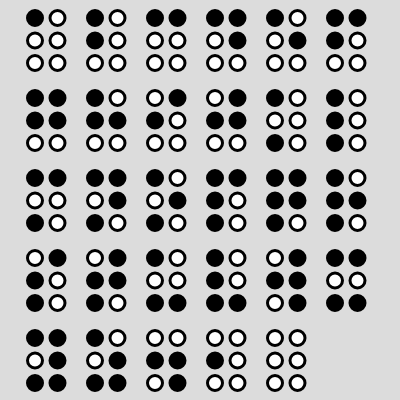
Frame 1 (no input)
Frame 60 (no input): identical to frame 1, image omitted
Frame 120 (the mouse pressed at the canvas centre since frame 60): identical to frame 1, image omitted

The p5.js sketch that drew this single still picture (run headless with seeded random() and noise() and a simulated clock; from frame 60 on, the mouse is pressed at the canvas centre):

// p5.js sketch
// ── sketch.js
// My convention for encoding:
// O - 0   O - 3
// O - 1   O - 4
// O - 2   O - 5

let alphabet = {'a' : 0x1, 'b' : 0x3, 'c' : 0x9, 'd' : 0x19, 'e' : 0x11, 'f' : 0xb, 
                'g' : 0x1b, 'h' : 0x13, 'i' : 0xa, 'j' : 0x1a, 'k' : 0x5, 'l' : 0x7,
                'm' : 0xd, 'n' : 0x1d, 'o' : 0x15, 'p' : 0xf, 'q' : 0x1f, 'r' : 0x17,
                's' : 0xe, 't' : 0x1e, 'u' : 0x25, 'v' : 0x27, 'w' : 0x3a, 'x' : 0x2d,
                'y' : 0x3d, 'z' : 0x35, '.' : 0x32, ',' : 0x2, ' ' : 0x0}

let text

function setup() {
  createCanvas(400, 400);
  text = 'abcdefghijklmnopqrstuvwxyz., '
  smooth()
}

function draw() {
  background(220);
  let xSpacing = 60
  let ySpacing = 80
  let xpos = 35
  let ypos = -62
  for (let i = 0; i < text.length; i++) {
    if (i % 6 == 0) {
      xpos = 35
      ypos += ySpacing
     }
      drawCharacters(alphabet[text[i]], xpos, ypos)
      xpos += xSpacing
  }

}

function dec2bin(dec) {
  return (dec >>> 0).toString(2);
}

function drawCharacters(char, xpos, ypos){
  let binary
  let circleRadius = 15
  stroke(0)
  strokeWeight(3)
  let xSpacing = 1.5 * circleRadius
  let ySpacing = 1.5 * circleRadius
  
  if (char != undefined) {
    binary = dec2bin(char)
    while(binary.length != 6) {
      binary = '0' + binary
    }

    // Reverse binary string so indexing starts from lsb
    binary = binary.split('').reverse().join('')
    // console.log(binary)
    for (let i = 0; i < binary.length; i++) {
      switch(i) {
        case 0:
          if (binary[i] == '1') {
            fill(0)
            circle(xpos, ypos, circleRadius)
          }
          else {
            fill(255)
            circle(xpos, ypos, circleRadius)
          }
          break
        case 1:
          if (binary[i] == '1') {
            fill(0)
            circle(xpos, ypos + ySpacing, circleRadius)
          }
          else {
            fill(255)
            circle(xpos, ypos + ySpacing, circleRadius)
          }        
          break
        case 2:
          if (binary[i] == '1') {
            fill(0)
            circle(xpos, ypos + ySpacing * 2, circleRadius)
          }
          else {
            fill(255)
            circle(xpos, ypos + ySpacing * 2, circleRadius)
          }
          break
        case 3:
          if (binary[i] == '1') {
            fill(0)
            circle(xpos + xSpacing, ypos, circleRadius)
          }
          else {
            fill(255)
            circle(xpos + xSpacing, ypos, circleRadius)
          }
          break
        case 4:
          if (binary[i] == '1') {
            fill(0)
            circle(xpos + xSpacing, ypos + ySpacing, circleRadius)
          }
          else {
            fill(255)
            circle(xpos + xSpacing, ypos + ySpacing, circleRadius)
          }
          break
        case 5:
          if (binary[i] == '1') {
            fill(0)
            circle(xpos + xSpacing, ypos + ySpacing * 2, circleRadius)
          }
          else {
            fill(255)
            circle(xpos + xSpacing, ypos + ySpacing * 2, circleRadius)
          }
          break
      }
    }
  }
  
}
